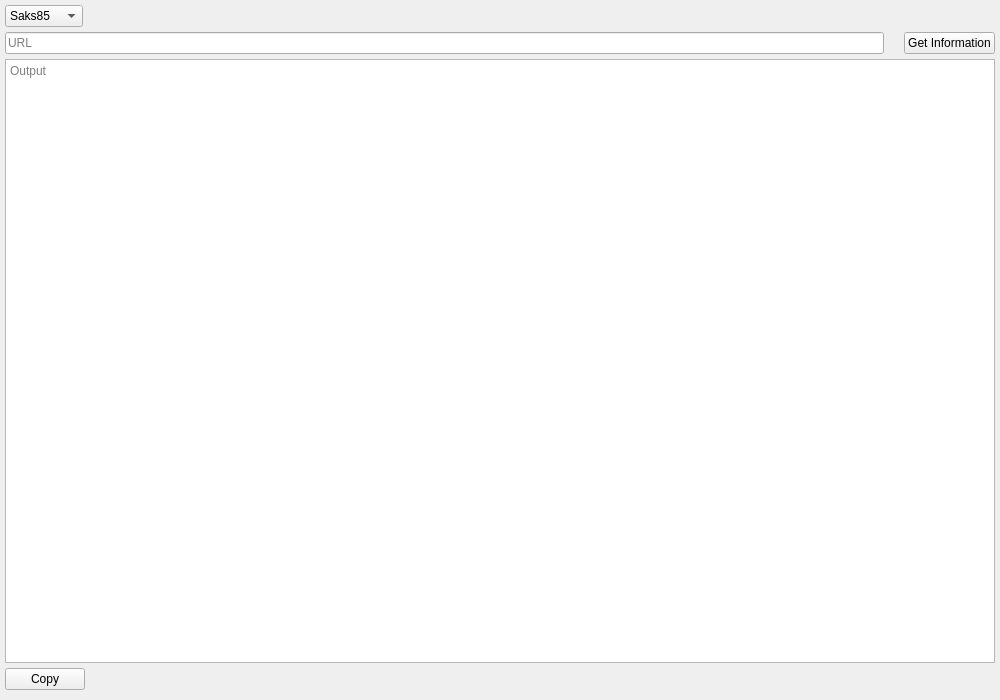
<?xml version="1.0" encoding="UTF-8"?>
<ui version="4.0">
 <class>ParseInterface</class>
 <widget class="QWidget" name="ParseInterface">
  <property name="geometry">
   <rect>
    <x>0</x>
    <y>0</y>
    <width>1000</width>
    <height>700</height>
   </rect>
  </property>
  <property name="windowTitle">
   <string>Form</string>
  </property>
  <property name="styleSheet">
   <string notr="true"/>
  </property>
  <layout class="QVBoxLayout" name="verticalLayout_3">
   <property name="spacing">
    <number>0</number>
   </property>
   <property name="leftMargin">
    <number>0</number>
   </property>
   <property name="topMargin">
    <number>0</number>
   </property>
   <property name="rightMargin">
    <number>0</number>
   </property>
   <property name="bottomMargin">
    <number>0</number>
   </property>
   <item>
    <layout class="QVBoxLayout" name="verticalLayout_2">
     <property name="leftMargin">
      <number>5</number>
     </property>
     <property name="topMargin">
      <number>5</number>
     </property>
     <property name="rightMargin">
      <number>5</number>
     </property>
     <property name="bottomMargin">
      <number>10</number>
     </property>
     <item>
      <layout class="QVBoxLayout" name="verticalLayout">
       <property name="bottomMargin">
        <number>5</number>
       </property>
       <item>
        <layout class="QHBoxLayout" name="horizontalLayout_3">
         <item alignment="Qt::AlignLeft">
          <widget class="ComboBox" name="webSiteNameCombo">
           <item>
            <property name="text">
             <string>Saks85</string>
            </property>
           </item>
           <item>
            <property name="text">
             <string>Saucony</string>
            </property>
           </item>
           <item>
            <property name="text">
             <string>Arena</string>
            </property>
           </item>
           <item>
            <property name="text">
             <string>Kidis</string>
            </property>
           </item>
          </widget>
         </item>
         <item>
          <spacer name="horizontalSpacer_2">
           <property name="orientation">
            <enum>Qt::Horizontal</enum>
           </property>
           <property name="sizeType">
            <enum>QSizePolicy::Fixed</enum>
           </property>
           <property name="sizeHint" stdset="0">
            <size>
             <width>30</width>
             <height>20</height>
            </size>
           </property>
          </spacer>
         </item>
        </layout>
       </item>
       <item>
        <layout class="QHBoxLayout" name="horizontalLayout">
         <property name="topMargin">
          <number>5</number>
         </property>
         <item>
          <widget class="LineEdit" name="inputUrl">
           <property name="placeholderText">
            <string>URL</string>
           </property>
          </widget>
         </item>
         <item>
          <spacer name="horizontalSpacer">
           <property name="orientation">
            <enum>Qt::Horizontal</enum>
           </property>
           <property name="sizeType">
            <enum>QSizePolicy::Minimum</enum>
           </property>
           <property name="sizeHint" stdset="0">
            <size>
             <width>20</width>
             <height>20</height>
            </size>
           </property>
          </spacer>
         </item>
         <item>
          <widget class="PushButton" name="parseBtn">
           <property name="text">
            <string>Get Information</string>
           </property>
          </widget>
         </item>
        </layout>
       </item>
      </layout>
     </item>
     <item>
      <widget class="PlainTextEdit" name="parsedOutput">
       <property name="textInteractionFlags">
        <set>Qt::LinksAccessibleByMouse|Qt::TextSelectableByMouse</set>
       </property>
       <property name="placeholderText">
        <string>Output</string>
       </property>
      </widget>
     </item>
     <item>
      <layout class="QHBoxLayout" name="horizontalLayout_2">
       <property name="topMargin">
        <number>5</number>
       </property>
       <item alignment="Qt::AlignLeft">
        <widget class="PushButton" name="copyParsedBtn">
         <property name="text">
          <string>Copy</string>
         </property>
        </widget>
       </item>
      </layout>
     </item>
    </layout>
   </item>
  </layout>
 </widget>
 <customwidgets>
  <customwidget>
   <class>ComboBox</class>
   <extends>QComboBox</extends>
   <header>qfluentwidgets</header>
  </customwidget>
  <customwidget>
   <class>PushButton</class>
   <extends>QPushButton</extends>
   <header>qfluentwidgets</header>
  </customwidget>
  <customwidget>
   <class>LineEdit</class>
   <extends>QLineEdit</extends>
   <header>qfluentwidgets</header>
  </customwidget>
  <customwidget>
   <class>PlainTextEdit</class>
   <extends>QPlainTextEdit</extends>
   <header>qfluentwidgets</header>
  </customwidget>
 </customwidgets>
 <resources/>
 <connections/>
</ui>
